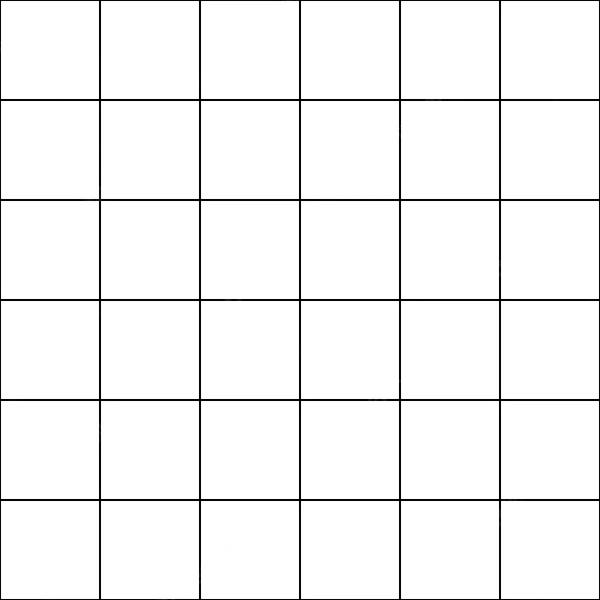
#> input picture box/6x6.png, 1200 x 1200 px (shown at 1/2 size)
$ python script.py
#> lines starting #> are read from the running program, lines starting #| are printed output that depends on the picture
import numpy as np
from PIL import Image

#np.random.seed(1)

def get_crop(img:Image, width:int, height:int):
    """
    """
    assert 2 <= width <= 4 and 2 <= height <= 4
    left = (4 - width) * 200
    top = (4 - height) * 200
    l, r, t, b = np.array(np.round(200 * np.random.random(4)), dtype=np.int64)
    new = img.crop((left + l, top + t, 1200 - left - l, 1200 - top - t))
    return new

img = Image.open("6x6.png")
#> img is the input picture: PIL image 1200x1200 RGB; mean R, G, B 244.9, 244.9, 244.9
new = get_crop(img, 4, 4)
#> in get_crop, `new = img.crop((left + l, top + t, 1200 - left - l, 1200 - top - t))`:
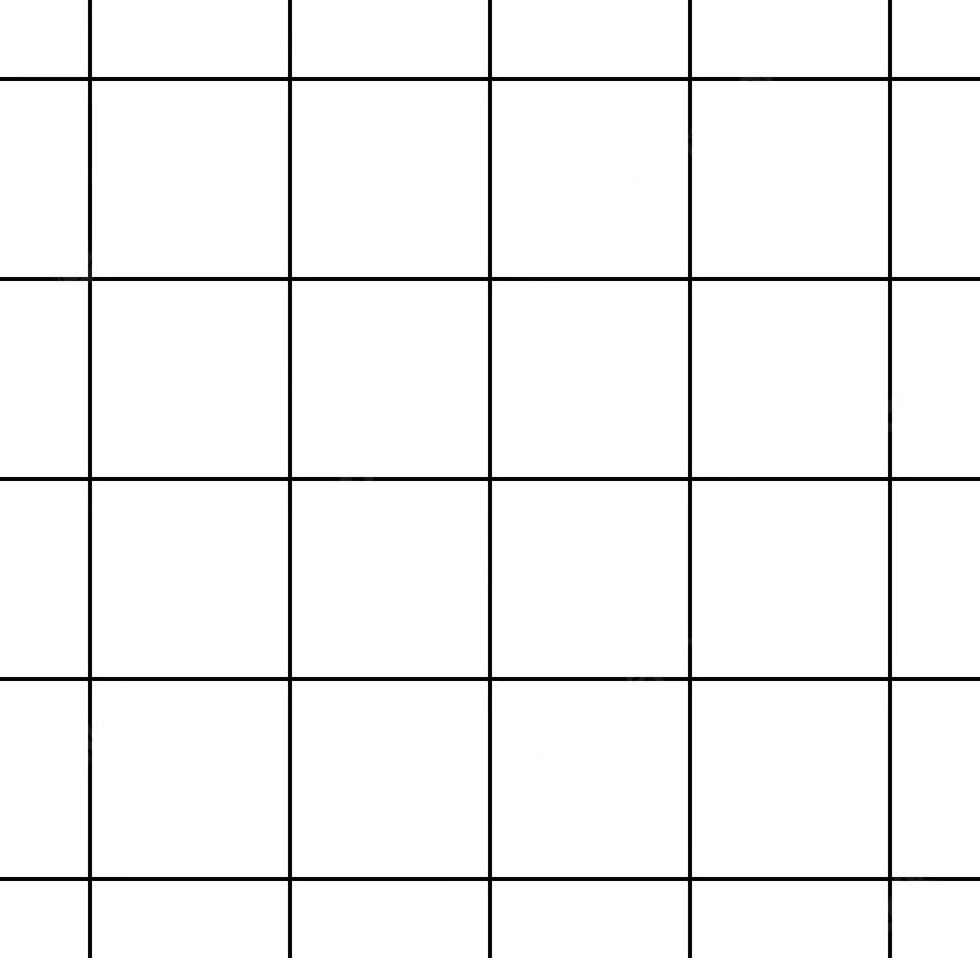
#> new: PIL image 980x958 RGB; mean R, G, B 244.6, 244.6, 244.6
new.show()
